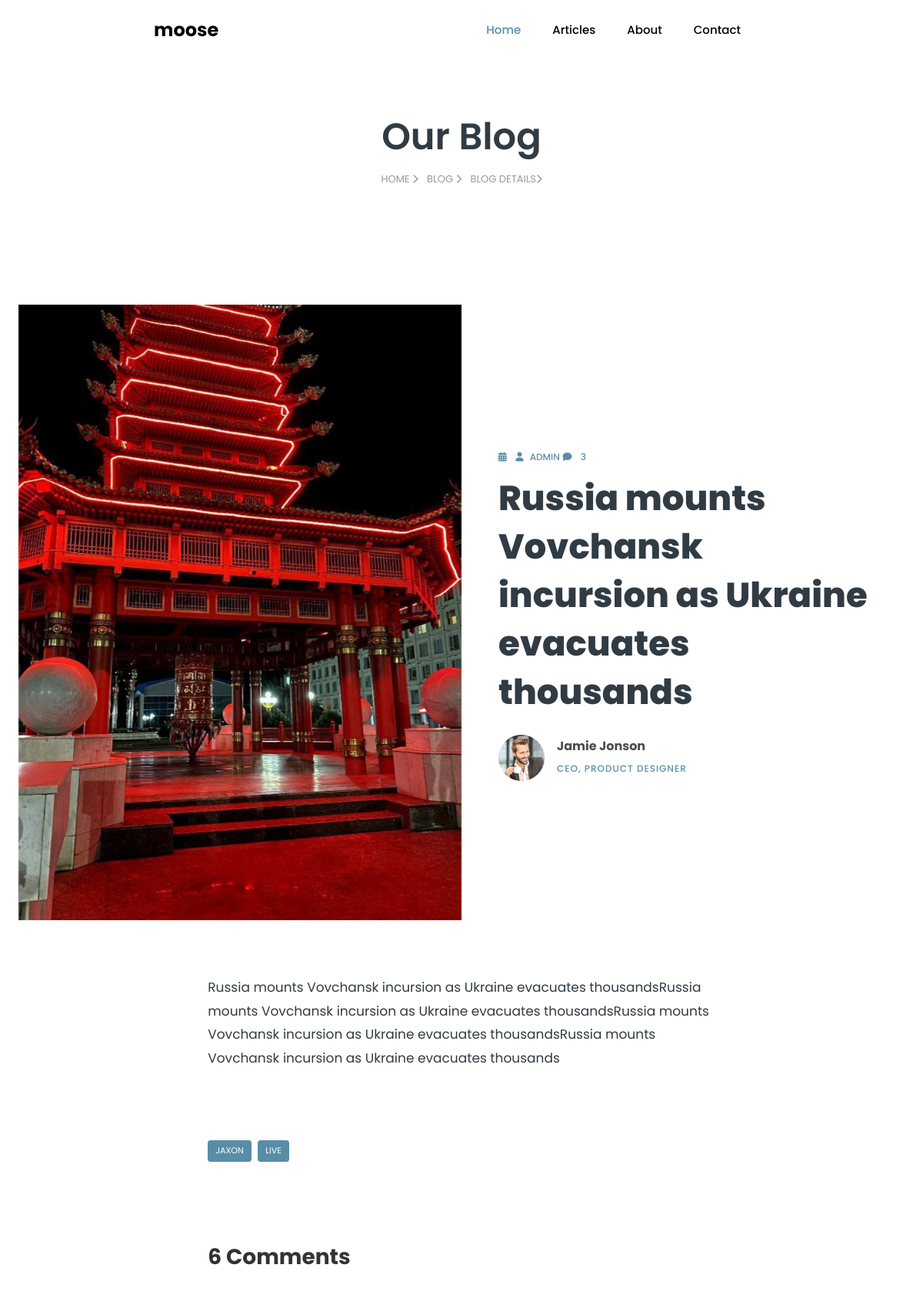
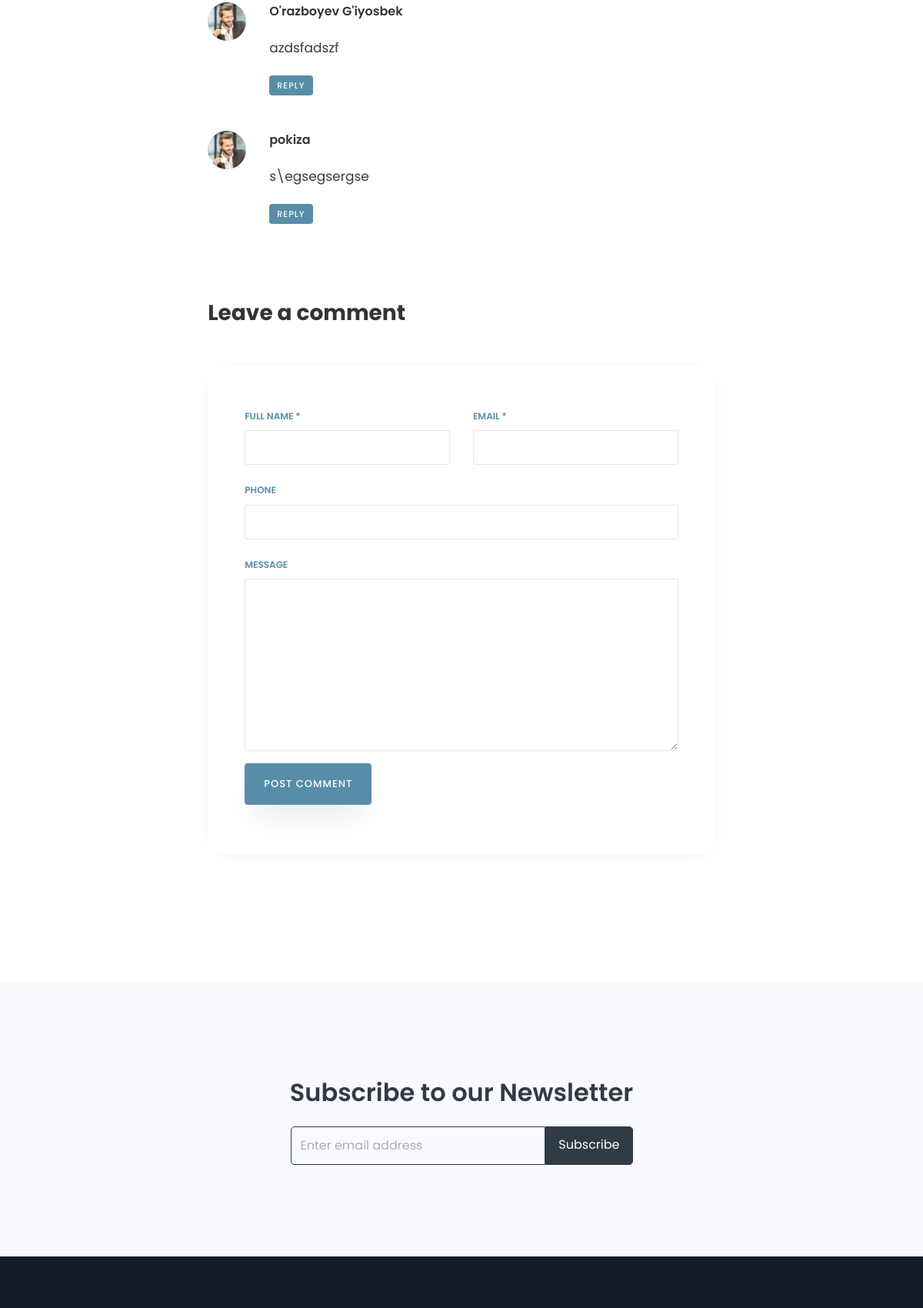
The page /blog/detail/2/ (upper part) on the database its author committed (2 pictures, top to bottom).
### moose/models.py (models this page shows, shortened)
class Blog(models.Model):
    title = models.CharField(max_length=250)
    image = models.FileField(upload_to='blog/')
    body = models.TextField()
    tag = models.ManyToManyField(Tag, )
    create_data = models.DateTimeField(auto_now_add=True)
    update_data = models.DateTimeField(auto_now=True)

class Tag(models.Model):
    title = models.CharField(max_length=222)

class Comments(models.Model):
    blog = models.ForeignKey(Blog, on_delete=models.CASCADE, related_name='comment')
    full_name = models.CharField(max_length=250)
    email = models.EmailField()
    phone = models.CharField(max_length=200)
    message = models.TextField()
    create_data = models.DateTimeField(auto_now_add=True)
    update_data = models.DateTimeField(auto_now=True)

### moose/views.py (the view)
# urls.py: path('blog/detail/<int:pk>/', detail, name='detail'),
def detail(request,pk):
    blog = Blog.objects.get(id=pk)
    comments = Comentsform(request.POST or None)
    if comments.is_valid():
        com = comments.save(commit=False)
        com.blog = blog
        com.save()
        return redirect('.')
    cxt = {
        "blog" : blog,
        'comments':comments
    }
    return render(request,'blog-single.html',cxt)

### moose/forms.py
class Comentsform(forms.ModelForm):
    class Meta:
        model = Comments
        fields = ['full_name','email','phone','message' ]
        exclude = ['blog', ]

### templates/blog-single.html (shortened to what this page needs)
{%  extends 'base.html' %}
{% load static %}
{% block content %}
<section class="hero-wrap hero-wrap-2">
    <div class="container">
        <div class="row no-gutters slider-text align-items-center justify-content-center">
            <div class="col-md-9 text-center ftco-animate pt-5">
                <h1 class="mb-3 bread">Our Blog</h1>
                <p class="breadcrumbs"><span class="mr-2"><a href="index-2.html">Home <i
                        class="fa fa-chevron-right"></i></a></span> <span class="mr-2"><a href="blog.html">Blog <i
                        class="fa fa-chevron-right"></i></a></span> <span>Blog Details<i
                        class="fa fa-chevron-right"></i></span></p>
            </div>
        </div>
    </div>
</section>
<section class="ftco-section">
    <div class="container-fluid px-md-4">
        <div class="row no-gutters">
            <div class="col-md-12 blog-wrap">
                <div class="row no-gutters align-items-center">
                    <div class="col-md-6 img img-blog js-fullheight" style="background-image: url({{blog.image.url}});">
                    </div>
                    <div class="col-md-6">
                        <div class="text p-md-5 py-5 px-4 ftco-animate">
                            <p class="meta">
                                <a href="#"><span class="fa fa-calendar mr-2"></span>{{blog.update_date}}</a>
                                <a href="#"><span class="fa fa-user mr-2"></span>Admin</a>
                                <a href="#" class="meta-chat"><span class="fa fa-comment mr-2"></span> 3</a>
                            </p>
                            <h2 class="mb-4"><a href="blog-single.html">{{blog.title}}</a></h2>
                            <div class="icon d-flex align-items-center">
                                <div class="img" style="background-image: url(images/person_1.jpg);"></div>
                                <div class="position pl-3">
                                    <h4 class="mb-0">Jamie Jonson</h4>
                                    <span>CEO, Product Designer</span>
                                </div>
                            </div>
                        </div>
                    </div>
                </div>
                <div class="row justify-content-center pt-4 py-md-5">
                    <div class="col-md-7">
                        <div class="py-4">
                            <p>{{blog.body}}</p>
                        </div>
                        <div class="tag-widget post-tag-container mb-5 mt-5">
                            <div class="tagcloud">
                                {% for i in blog.tag.filter %}
                                <a href="#" class="tag-cloud-link">{{i.title}}</a>
                                {% endfor %}
                            </div>
                        </div>
                        <div class="comment-post py-5">
                            <h3 class="mb-5">6 Comments</h3>
                            <ul class="comment-list">
                                {% for i in blog.comment.all %}
                                <li class="comment">
                                    <div class="vcard bio">
                                        <img src="{% static 'images/person_1.jpg' %}" alt="Image placeholder">
                                    </div>
                                    <div class="comment-body">
                                        <h3>{{i.full_name}}</h3>
                                        <p>{{i.message}}</p>
                                        <p><a href="#" class="reply">Reply</a></p>
                                    </div>
                                </li>
                                {% endfor %}
                            </ul>
                        </div>
                        <div class="comment-form-wrap pt-5">
                            <h3 class="mb-5">Leave a comment</h3>
                            <form method="post" action="#" class="p-5 comment-form">
                                <div class="row">
                                    <div class="col-md-6">
                                        <div class="form-group">
                                            <label for="name">Full Name *</label>
                                            <input name="full_name" type="text" class="form-control" id="name">
                                        </div>
                                    </div>
                                    <div class="col-md-6">
                                        <div class="form-group">
                                            <label for="email">Email *</label>
                                            <input name="email" type="email" class="form-control" id="email">
                                        </div>
                                    </div>
                                    <div class="col-md-12">
                                        <div class="form-group">
                                            <label for="website">Phone</label>
                                            <input name="phone" type="text" class="form-control" id="website">
                                        </div>
                                    </div>
                                    <div class="col-md-12">
                                        <div class="form-group">
                                            <label for="message">Message</label>
                                            <textarea name="message" id="message" cols="30" rows="10"
                                                      class="form-control"></textarea>
                                        </div>
                                    </div>
                                    <div class="col-md-12">
                                        <div class="form-group">
                                            <input type="submit" value="Post Comment" class="btn py-3 px-4 btn-primary">
                                        </div>
                                    </div>
                                </div>
                            </form>
                        </div>
                    </div>
                </div>
            </div>
        </div>
    </div>
</section>
<section class="ftco-intro ftco-section bg-light">
    <div class="container">
        <div class="row justify-content-center">
            <div class="col-md-12 text-center">
                <h2>Subscribe to our Newsletter</h2>
                <div class="row justify-content-center">
                    <div class="col-md-5">
                        <form action="#" class="subscribe-form">
                            <div class="form-group d-flex">
                                <input type="text" class="form-control" placeholder="Enter email address">
                                <input type="submit" value="Subscribe" class="submit px-3">
                            </div>
                        </form>
                    </div>
                </div>
            </div>
        </div>
    </div>
</section>
{% endblock %}

### templates/base.html (shortened to what this page needs)
<!DOCTYPE html>
{% load static %}
<html lang="en">
<head>
    <link rel="stylesheet"
          href="{% static 'https://stackpath.bootstrapcdn.com/font-awesome/4.7.0/css/font-awesome.min.css' %}">
    <link rel="stylesheet" href="{% static 'css/animate.css' %}">
    <link rel="stylesheet" href="{% static 'css/owl.carousel.min.css' %}">
    <link rel="stylesheet" href="{% static 'css/owl.theme.default.min.css' %}">
    <link rel="stylesheet" href="{% static 'css/magnific-popup.css' %}">
    <link rel="stylesheet" href="{% static 'css/flaticon.css' %}">
    <link rel="stylesheet" href="{% static 'css/style.css' %}">
</head>
<body>
<nav class="navbar navbar-expand-lg navbar-dark ftco_navbar bg-dark ftco-navbar-light" id="ftco-navbar">
    <div class="container">
        <a class="navbar-brand" href="{% url 'index' %}">moose</a>
        <div class="collapse navbar-collapse" id="ftco-nav">
            <ul class="navbar-nav ml-auto">
                <li class="nav-item active"><a href="{% url 'index' %}" class="nav-link">Home</a></li>
                <li class="nav-item"><a href="{% url 'blog' %}" class="nav-link">Articles</a></li>
                <li class="nav-item"><a href="{% url 'about' %}" class="nav-link">About</a></li>
                <li class="nav-item"><a href="{% url 'contact' %}" class="nav-link">Contact</a></li>
            </ul>
        </div>
    </div>
</nav>
{% block content %}
{% endblock %}
<footer class="ftco-footer">
</footer>
</body>
</html>

### rows shown on the page
Blog: image (picture), title "Russia mounts Vovchansk incursion as Ukraine evacuates thousands", body "Russia mounts Vovchansk incursion as Ukraine evacuates thousandsRussia mounts Vovchansk incursion as Ukraine evacuates thousandsRussia mounts Vovchansk incursion as Ukraine evacuates thousandsRussia mounts Vovchansk incursion as Ukraine evacuates thousands"
Tag: title "JAXON"
Tag: title "LIVE"
Comments: full_name "O'razboyev G'iyosbek", message "azdsfadszf"
Comments: full_name "pokiza", message "s\\egsegsergse"
